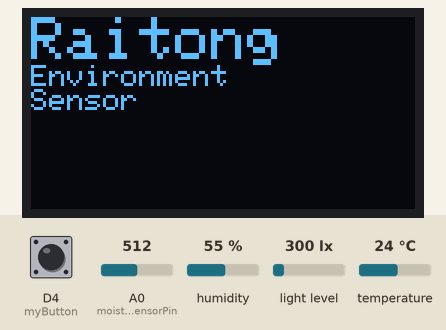
Simulated run of this sketch. Board: ESP8266 (Wemos D1 mini). Shown: 128×64 one-colour display. Wiring (inferred from the names in the program): BH1750 light sensor at I2C address 0x23. The test bench sets the inputs (shaded band); at power-on: D4 (myButton) HIGH, A0 (moistureSensorPin) = 512, humidity 55 %, light level 300 lx, temperature 24 °C. What the sketch prints to the serial monitor is not drawn.

Above: at 1.1 s.
4.3 s: D4 (myButton) pulled LOW for 2.45 s
At 7.0 s:
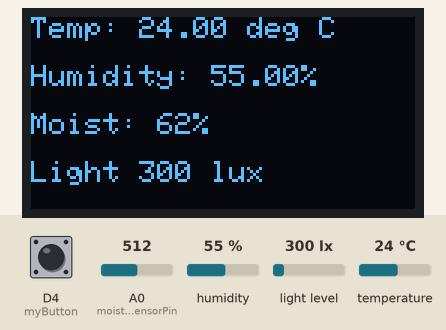
At 8.2 s:
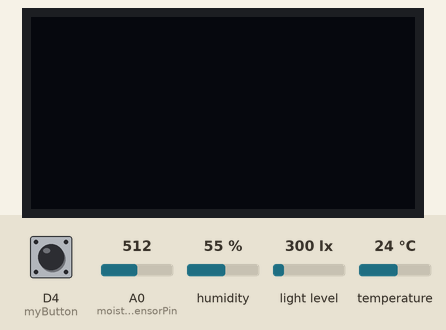
Timing chart, 0 to 9.7 s (numbered marks = the images above; inputs shaded):
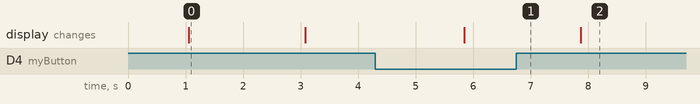

The sketch:

raitong_environment_sensor.ino
```cpp
/*******************************************************
    Author: Lim Ren Yi & Benjamin Low
    Date: Jul 2018
    Title: Raitong Environment Sensor
    Description: Environment Sensor for Black Soldier Fly and Earthworm monitoring
                 Includes a DHT22 (temp and humidity), capacitive soil moisture
                 sensor and light sensor.

    Connections: WeMos D1 mini
        A0 - moisture sensor A
        D1 (SCL) - OLED D0 & BH1750 SCL
        D2 (SDA) - OLED D1 & BH1750 SDA
        D3 - OLED RESET
        D4 - button with inbuilt pullup resistor
        D5 - DHT22 (only works with D5)

    Power for components:
        BH1750 - 5V
        OLED - 3.3V
        Moisture - 5V
        DHT22 - 5V

    Notes:
    OLED: Need to remove R3 resistor for oled and short R1, R4, R5, R6
    In SSD1306.h:  #define SSD1306_128_64
*******************************************************/

#include <SPI.h>
#include <Adafruit_GFX.h>
#include <Adafruit_SSD1306.h>
#include <DHT.h>
#include <Wire.h> //BH1750 IIC Mode
#include <Math.h>
#include <Button.h>

//user settings
const int DISPLAYDURATION = 2000;//how long in ms to display sensor data on OLED screen

//sensors
int BH1750address = 0x23; //setting i2c address
byte buff[2];
#define moistureSensorPin A0
#define DHTPIN D5  // what digital pin we're connected to
#define DHTTYPE DHT22   // DHT 22  (AM2302), AM2321
DHT dht(DHTPIN, DHTTYPE);

//OLED screen
#define OLED_RESET D3
Adafruit_SSD1306 display(OLED_RESET);

#if (SSD1306_LCDHEIGHT != 64)
#error("Height incorrect, please fix Adafruit_SSD1306.h!");
#endif

Button myButton = Button(D4, PULLUP);

void setup()   {
  Wire.begin();
  Serial.begin(9600);
  dht.begin();
  delay(1000); // delay 1 sec

  display.begin(SSD1306_SWITCHCAPVCC, 0x3C);
  display.clearDisplay();
  display.setTextColor(WHITE); //need to set this
  display.setTextSize(2);
  display.setCursor(0, 0);
  display.println("Raitong");
  display.setTextSize(1);
  display.println("Environment\nSensor");
  display.display();

  Serial.println("Raitong Environment Sensor");

  delay(2000);
  display.clearDisplay();
  display.display();
}

void loop() {

  //get all the sensor values
  float temp = dht.readTemperature();
  float h = dht.readHumidity();

  int moistValue = analogRead(moistureSensorPin);
  moistValue = map(moistValue, 375, 740, 100, 0);
  // float voltage = sensorValue * (1024 / 100);

  uint16_t lightVal = 0;
  BH1750_Init(BH1750address);
  delay(200);

  if (2 == BH1750_Read(BH1750address)) lightVal = ((buff[0] << 8) | buff[1]) / 1.2;
  delay(150);

  if (myButton.uniquePress()) {

    //display all the sensor values
    display.setTextSize(1);
    display.setTextColor(WHITE);
    display.setCursor(0, 0);
    display.print("Temp: ");
    display.print(temp);
    display.println(" deg C");
    display.println("");

    display.print("Humidity: ");
    display.print(h);
    display.println("%");
    display.println("");

    display.print("Moist: ");
    display.print(moistValue);
    display.println("%");
    display.println("");

    display.print("Light");
    display.print(" ");
    display.print(lightVal, DEC);
    display.println(" lux");

    display.display();
/*
    Serial.println();
    Serial.print(millis());
    Serial.println(": Button pressed");
    Serial.println();

    Serial.print("Temp: ");
    Serial.print(temp);
    Serial.println(" degC");
    Serial.println("");

    Serial.print("Humidity: ");
    Serial.print(h);
    Serial.println("%");
    Serial.println("");

    Serial.print("Moist: ");
    Serial.print(moistValue);
    Serial.println("%");
    Serial.println("");

    Serial.print("Light");
    Serial.print(" ");
    Serial.print(lightVal, DEC);
    Serial.println(" lux");
    */
  }

  delay(DISPLAYDURATION);
  display.clearDisplay();
  display.display();
}

int BH1750_Read(int address) //
{
  int i = 0;
  Wire.beginTransmission(address);
  Wire.requestFrom(address, 2);
  while (Wire.available()) //
  {
    buff[i] = Wire.read();  // receive one byte
    i++;
  }
  Wire.endTransmission();
  return i;
}

void BH1750_Init(int address)
{
  Wire.beginTransmission(address);
  Wire.write(0x10);//1lx reolution 120ms
  Wire.endTransmission();
}
```

Measured:
- after the input at 4.3 s, the display: changes after 1.5 s (image 1)
- what the display in image 0 shows lasts 2.0 s, from 1.1 s to 3.1 s
